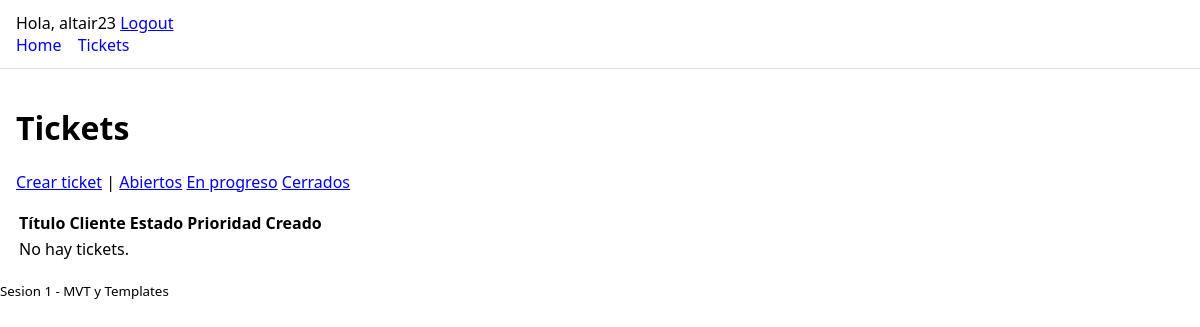
The app's page /tickets/?status=closed (signed in), older data.
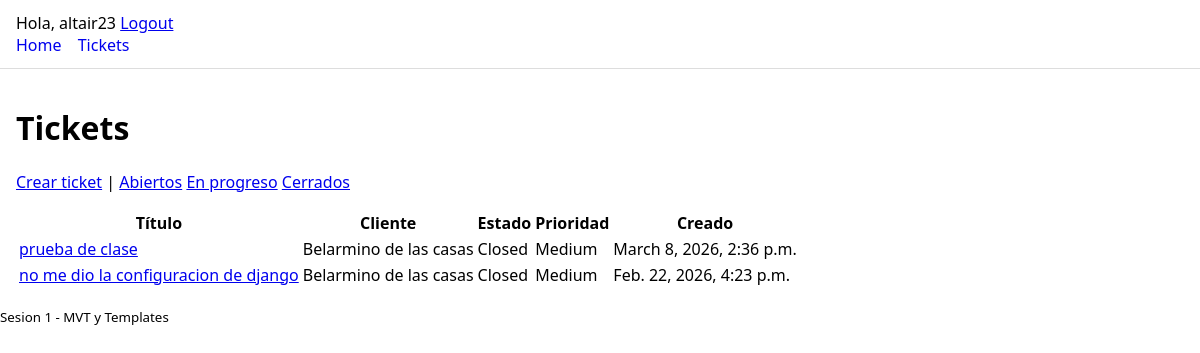
The same page, newer data.
### helpdesk/models.py (models this page shows, shortened)
class Ticket(models.Model):
    class Status(models.TextChoices):
        OPEN = "open", "Open"
        IN_PROGRESS = "in_progress", "In Progress"
        CLOSED = "closed", "Closed"
    class Priority(models.IntegerChoices):
        LOW = 1, "Low"
        MEDIUM = 2, "Medium"
        HIGH = 3, "High"
    title = models.CharField(max_length=200)
    customer = models.ForeignKey(Customer, on_delete=models.PROTECT, related_name="tickets")
    status = models.CharField(max_length=20, choices=Status.choices, default=Status.OPEN)
    priority = models.IntegerField(choices=Priority.choices, default=Priority.MEDIUM)
    created_at = models.DateTimeField(auto_now_add=True)
    class Meta:
        indexes = [
            models.Index(fields=["status", "priority"]),
            models.Index(fields=["created_at"]),
        ]

class Customer(models.Model):
    name = models.CharField(max_length=120)
    email = models.EmailField(unique=True)

### helpdesk/views.py (the view)
# urls.py: path("tickets/", views.TicketListView.as_view(), name="ticket_list"),
class TicketListView(LoginRequiredMixin, ListView):
    model = Ticket
    template_name = "helpdesk/ticket_list.html"
    context_object_name = "tickets"
    paginate_by = 20
    def get_queryset(self):
        qs = Ticket.objects.select_related("customer").order_by("-created_at")
        status = self.request.GET.get("status")
        if status:
            qs = qs.filter(status=status)
        return qs

### helpdesk/templates/helpdesk/ticket_list.html (shortened to what this page needs)
{% extends "base.html" %}
{% block content %}
  <h1>Tickets</h1>
  <p>
    <a href="{% url 'ticket_create' %}">Crear ticket</a>
    |
    <a href="{% url 'ticket_list' %}?status=open">Abiertos</a>
    <a href="{% url 'ticket_list' %}?status=in_progress">En progreso</a>
    <a href="{% url 'ticket_list' %}?status=closed">Cerrados</a>
  </p>
  <table>
    <thead>
      <tr><th>Título</th><th>Cliente</th><th>Estado</th><th>Prioridad</th><th>Creado</th></tr>
    </thead>
    <tbody>
      {% for t in tickets %}
        <tr>
          <td><a href="{% url 'ticket_detail' t.pk %}">{{ t.title }}</a></td>
          <td>{{ t.customer.name }}</td>
          <td>{{ t.get_status_display }}</td>
          <td>{{ t.get_priority_display }}</td>
          <td>{{ t.created_at }}</td>
        </tr>
      {% empty %}
        <tr><td colspan="5">No hay tickets.</td></tr>
      {% endfor %}
    </tbody>
  </table>
{% endblock %}

Row changes from the older to the newer data that the page shows:
added Ticket: title "prueba de clase", customer.name "Belarmino de las casas", status "Closed", priority "Medium", created_at "March 8, 2026, 2:36 p.m."
now on this page (row edited): Ticket: title "no me dio la configuracion de django", customer.name "Belarmino de las casas", status "Closed", priority "Medium", created_at "Feb. 22, 2026, 4:23 p.m."
Text that changed along with them:
text no longer shown: "No hay tickets."
